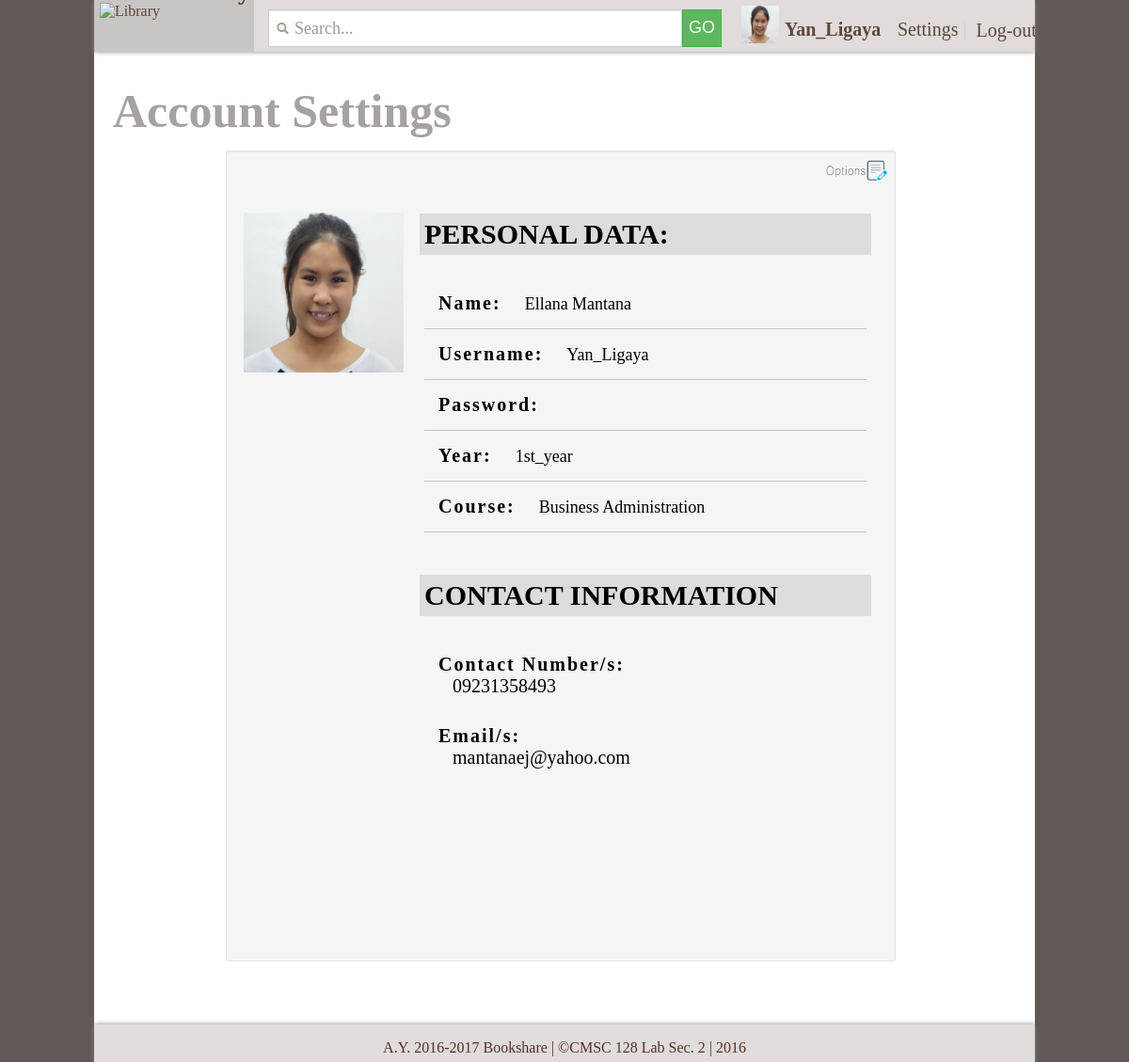
Page /Settings.php (signed in) on the committed database.
### tables this page shows
CREATE TABLE `account` (
  `account_id` int(11) NOT NULL,
  `account_name` varchar(60) NOT NULL,
  `username` varchar(60) NOT NULL,
  `password` varchar(100) NOT NULL,
  `year_level` varchar(60) NOT NULL,
  `course` varchar(100) NOT NULL,
  `account_imagepath` varchar(200) NOT NULL
);

CREATE TABLE `account_contacts` (
  `contact_id` int(11) NOT NULL,
  `account_id` int(11) NOT NULL,
  `contact_number` varchar(60) NOT NULL
);

CREATE TABLE `account_emails` (
  `email_id` int(11) NOT NULL,
  `account_id` int(11) NOT NULL,
  `email` varchar(100) NOT NULL
);

### html/Settings.php (the view, shortened to what this page needs)
<?php
	include("connect.php");
	?>
<?php
      $account_id = $_SESSION['buyer_id'];
      $user_name = $_SESSION['username'];
      $user_query= "SELECT * from account where account_id='$account_id'";
      $user_result=mysqli_query($dbconn, $user_query);
      $row_session = mysqli_fetch_assoc($user_result);
      $account_name = $row_session['account_name'];
      $year_level = $row_session['year_level'];
      $user_image = $row_session['account_imagepath'];
      $course = $row_session['course'];
      $query1 ="SELECT * FROM account_contacts where account_id='$account_id'";
      $result1 = mysqli_query($dbconn, $query1);
      $query2 ="SELECT * FROM account_emails where account_id='$account_id'";
      $result2 = mysqli_query($dbconn, $query2);
    ?>
<!DOCTYPE html>
<html class="no-js">
<head>
	<link rel="stylesheet" type="text/css" href="../css/style.css">
  <link rel="stylesheet" type="text/css" href="../css/stylesettings.css">
  <link rel="stylesheet" type="text/css" href="../css/normalize.css">
</head>
<body>
	<div class="wrapper">
	<header>
		<nav>
			<ul>
            <li class="nav_lib">
            	<div>
           			<a href="Library.php">
           				<img src="../images/official_logo.png" title="Library" alt="Library" height="50" width="50" id="logo">
           				<label for="library" id="logolabel">Library</label>
           			</a>
           		</div>
            </li>
            <li class="nav_srch">
            	<span class="col-xs-4">
            		<form method="post" action = "<?php $_PHP_SELF; ?>">
						<input type="search" name="search" placeholder="Search..." class="form-control-srch" id="noborder">
						<input type="submit" name="submit" value="GO" class="btn btn-success">
					</form>
				</span>
            </li>
            <li class="nav_prof">
            	<div>
                <a href="Profile.php">
                  <img src="<?php echo $user_image;?>" title="Profile" alt="Profile" height="40" width="40" id="logo2">
                  <label for="username"><?php echo $_SESSION['username'];?></label>
                </a>
              </div>
            </li>
            <li class="nav_set">
            	<div>
            		<label for="settings">
            			<a href="Settings.php">Settings</a> |
            		</label>
            	</div>
            </li>
           	<li class="nav_log">
           		<div>
           		<a href="index.php">
           			<label for="logout" id="logout">Log-out</label>
           		</a>
           		</div>
           	</li>
        	</ul>
		</nav>
	</header>
	<div class="container">
			<a href="Settings.php"><h1 id="bookshelf">Account Settings</h1></a>
	  <div class="set_section well well-sm">
      <div class="dropdown_menu">
        <div class="edit_container">
            <img src="../images/edit_icon.png" title="Edit" alt="Edit" height="25" width="65" id="edit_icon" onclick="edit_menu()" class=" edit_btn">
        </div>
     </div>
        <form action="edit.php" method="post" >
          <aside>
            <div class="upload_center">
                <img id="user_pic" src="<?php echo $user_image;?>"  alt="user photo">
            </div>
          </aside>
            <div class="data_section">
            <h2>PERSONAL DATA:</h2>
              <div class="data">
                <span id="perso">
                  <label id="name">Name:</label>
                  <content><?php echo $account_name; ?></content>
                </span id="perso">
                <span id="perso">
                  <label id="user">Username:</label>
                  <content><?php echo $user_name; ?></content>
                </span>
                <span id="perso">
                  <label id="password">Password:</label>
                  <content></content>
                </span>
                <span id="perso">
                  <label id="year">Year:</label>
                  <content><?php echo  $year_level; ?></content>
                </span>
                <span id="perso">
                  <label id="year">Course:</label>
                  <content><?php echo  $course; ?></content>
                </span>
              </div>
            </div>
             <div class="data_section">
             <h2>CONTACT INFORMATION</h2>
             <div class="data">
              <span id="contact">
                <label id="number">Contact Number/s:</label>
       <?php        while($row1 = mysqli_fetch_assoc($result1)){
                        $contact_number=$row1['contact_number'];?>
                        <div id="multi_inputs">
                            <content><?php echo $contact_number; ?></content>
                        </div>
       <?php    } ?>
                </span>
                <span id="contact">
                <label id="email">Email/s:</label>
       <?php        while($row1 = mysqli_fetch_assoc($result2)){
                        $email = $row1['email'];?>
                        <div id="multi_inputs">
                            <content><?php echo  $email; ?></content>
                        </div>
       <?php    } ?>
                </span>
             </div>
             </div>
      </form>
    </div>
    </div>
		<footer>
			<p>A.Y. 2016-2017 Bookshare | &copy;CMSC 128 Lab Sec. 2 |  2016</p>
		</footer>
	</div>
</body>
</html>

### css/style.css (style rules this page uses)
.edit_container { width: 66 px; padding: 3px 3px; border-radius: 2px; }
label { display: block; padding-top: 5px; }
a { color: gray; text-decoration: none; }
#bookshelf { font-family: 'GiovanniITCTT' !important; color: #A5A2A1; margin-left: 20px; font-size:50px; }
#edit_icon { padding: 0; margin:0; }
.dropdown_menu { float: right; position: relative; display: inline-block; }
.well { min-height: 20px; padding: 19px; margin-bottom: 20px; background-color: #f5f5f5; border: 1px solid #e3e3e3; border-radius: 4px; -webkit-box-shadow: inset 0 1px 1px rgba(0, 0, 0, .05); box-shadow: inset 0 1px 1px rgba(0, 0, 0, .05); }
.well-sm { padding: 9px; border-radius: 3px; }
.btn { display: inline-block; padding: 6px 18px; margin-bottom: 0 font-weight: normal; line-height: 1.42857143; text-align: center; white-space: nowrap; vertical-align: middle; -ms-touch-action: manipulation; touch-action: manipulation; cursor: pointer; -webkit-user-select: none; -moz-user-select: none; -ms-user-select: none; user-select: none; background-image: none; border: 1px solid ; border-radius: 4px; }
.btn-success { color: #fff; background-color: #5cb85c; border-color: #4cae4c; font-size: 18px; }
.col-xs-1, .col-sm-1, .col-md-1, .col-lg-1, .col-xs-2, .col-sm-2, .col-md-2, .col-lg-2, .col-xs-3, .col-sm-3, .col-md-3, .col-lg-3, .col-xs-4, .col-sm-4, .col-md-4, .col-lg-4, .col-xs-5, .col-sm-5, .col-md-5, .col-lg-5, .col-xs-6, .col-sm-6, .col-md-6, .col-lg-6, .col-xs-7, .col-sm-7, .col-md-7, .col-lg-7, .col-xs-8, .col-sm-8, .col-md-8, .col-lg-8, .col-xs-9, .col-sm-9, .col-md-9, .col-lg-9, .col-xs-10, .col-sm-10, .col-md-10, .col-lg-10, .col-xs-11, .col-sm-11, .col-md-11, .col-lg-11, .col-xs-12, .col-sm-12, .col-md-12, .col-lg-12 { position: relative; min-height: 1px; padding-right: 15px; padding-left: 15px; }
.col-xs-1, .col-xs-2, .col-xs-3, .col-xs-4, .col-xs-5, .col-xs-6, .col-xs-7, .col-xs-8, .col-xs-9, .col-xs-10, .col-xs-11, .col-xs-12 { float: left; }
.col-xs-4 { width: 33.33333333%; }

### css/stylesettings.css (style rules this page uses)
.set_section { width: 700px; height: 850px; margin: -20px 140px; font-family: 'Raleway Light'; display: block; font-size: 20px; padding: 5px; }
.upload_center { width: 180px; }
.data_section { width: 480px; height: auto; padding-left: 10px; padding-right: 20px; float: right; }
.data { margin-top: -20px; padding: 20px 5px; }
.data span { display: block; padding: 15px; border-bottom: 1px solid rgba(0,0,0,0.2); }
.set_section aside { width: 170px; padding-left: 15px; float: left; }
#user_pic, #user_pic_edit { width: 170px; height: 170px; }
#user_pic { margin: 60px -2px; }
.data_section h2 { padding: 5px; background-color: rgba(0,0,0,0.1); }
.data label, .data content { display: inline; }
.data label { font-weight: 700; letter-spacing: 2px; }
#contact { border: none; }
#multi_inputs { display: block; }
#multi_inputs content { padding-left: 15px; }
#perso content { padding-left: 20px; font-size: 18px; }

### rows in the picture
account: account_imagepath (picture), account_name "Ellana Mantana", year_level "1st_year", course "Business Administration"
account_contacts: contact_number "09231358493"
account_emails: email "mantanaej@yahoo.com"

### other values in the picture
$_SESSION['username'] "Yan_Ligaya"
$user_name "Yan_Ligaya"
